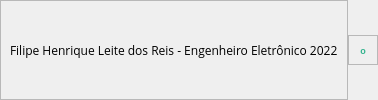
        <widget class="QWidget" name="footerContainer" native="true">
         <layout class="QHBoxLayout" name="horizontalLayout_11">
          <property name="spacing">
           <number>0</number>
          </property>
          <property name="leftMargin">
           <number>0</number>
          </property>
          <property name="topMargin">
           <number>0</number>
          </property>
          <property name="rightMargin">
           <number>0</number>
          </property>
          <property name="bottomMargin">
           <number>0</number>
          </property>
          <item>
           <widget class="QFrame" name="frame_10">
            <property name="frameShape">
             <enum>QFrame::StyledPanel</enum>
            </property>
            <property name="frameShadow">
             <enum>QFrame::Raised</enum>
            </property>
            <layout class="QHBoxLayout" name="horizontalLayout_12">
             <item>
              <widget class="QLabel" name="label_15">
               <property name="font">
                <font>
                 <family>Open Sans</family>
                 <pointsize>9</pointsize>
                </font>
               </property>
               <property name="text">
                <string>Filipe Henrique Leite dos Reis - Engenheiro Eletrônico 2022</string>
               </property>
              </widget>
             </item>
            </layout>
           </widget>
          </item>
          <item>
           <widget class="QFrame" name="sizeGrip">
            <property name="minimumSize">
             <size>
              <width>30</width>
              <height>30</height>
             </size>
            </property>
            <property name="maximumSize">
             <size>
              <width>30</width>
              <height>30</height>
             </size>
            </property>
            <property name="font">
             <font>
              <pointsize>10</pointsize>
             </font>
            </property>
            <property name="frameShape">
             <enum>QFrame::StyledPanel</enum>
            </property>
            <property name="frameShadow">
             <enum>QFrame::Raised</enum>
            </property>
            <layout class="QHBoxLayout" name="horizontalLayout_13">
             <item>
              <widget class="QLabel" name="label_21">
               <property name="font">
                <font>
                 <pointsize>7</pointsize>
                 <weight>75</weight>
                 <bold>true</bold>
                </font>
               </property>
               <property name="layoutDirection">
                <enum>Qt::RightToLeft</enum>
               </property>
               <property name="styleSheet">
                <string notr="true">color: #30B28C;
text-align: center-center,</string>
               </property>
               <property name="text">
                <string>o</string>
               </property>
               <property name="alignment">
                <set>Qt::AlignCenter</set>
               </property>
              </widget>
             </item>
            </layout>
           </widget>
          </item>
         </layout>
        </widget>
